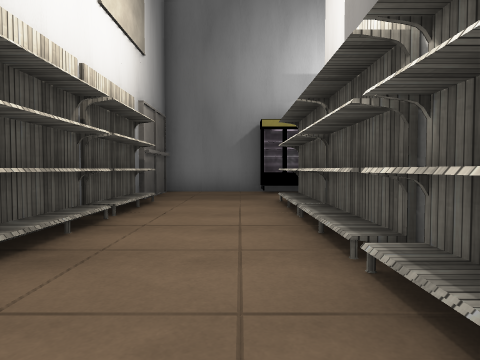
View 1 (above)

22 first-person views from a walk through a scene from a Unity 3-D project. The camera is 1.2 m above the floor, tilts 2° down and sees 75° across. The floor is counted in squares, 2 m on a side. Each view is taken from the middle of a square. On the plan, view 1 faces up. The plan holds only what a view shows up to about 9 squares ahead; the rest is blank. The place goes on beyond the plan. The player character is not drawn. Some surface patterns are stand-ins.

View 2
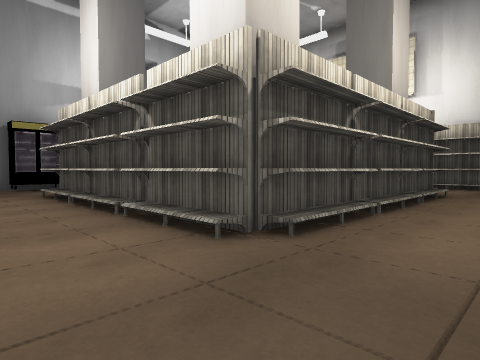

View 3
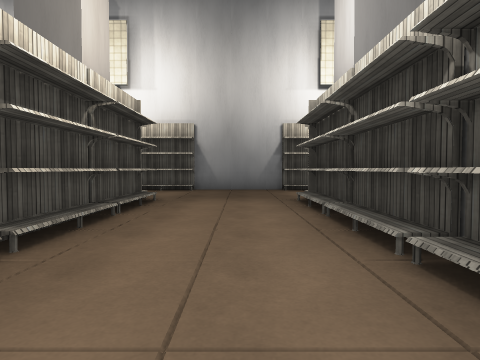

View 4
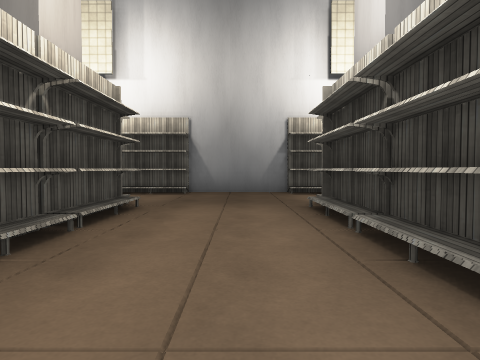

View 5
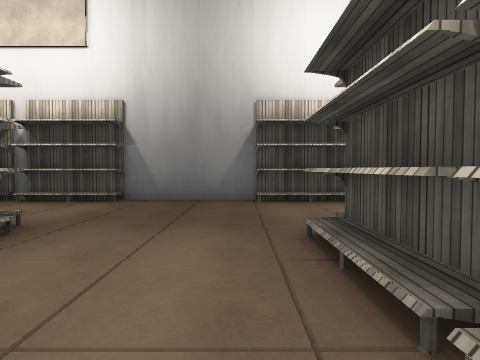

View 6
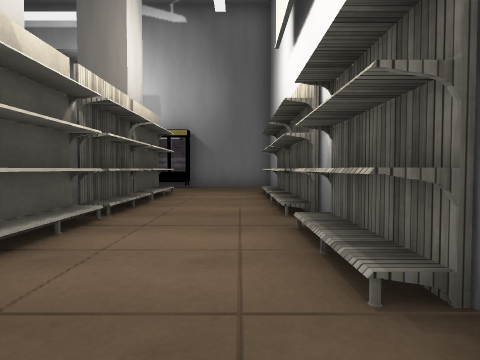

View 7
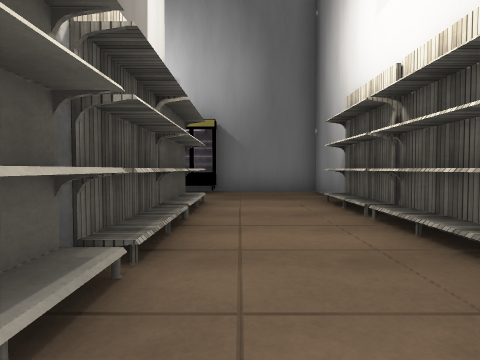

View 8
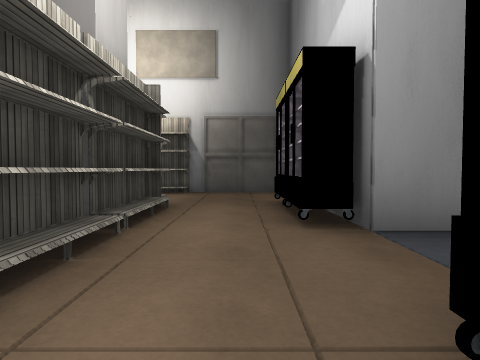

View 9
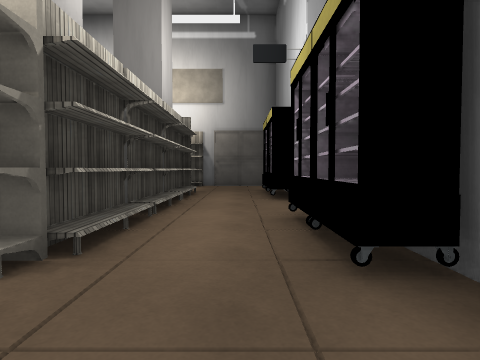

View 10
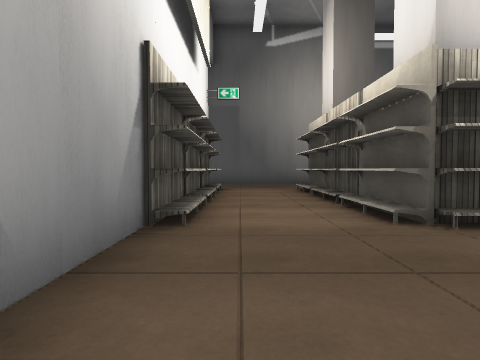

View 11
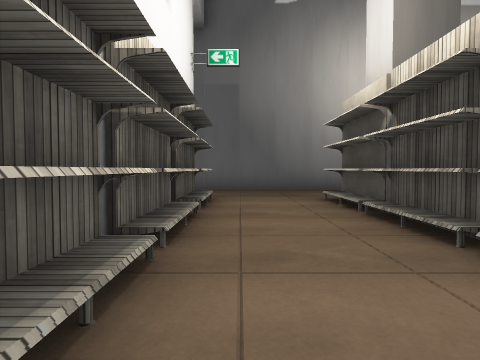

View 12
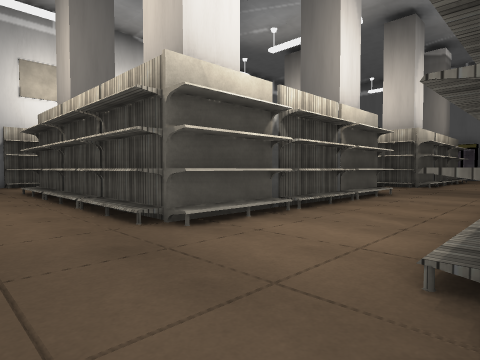

View 13
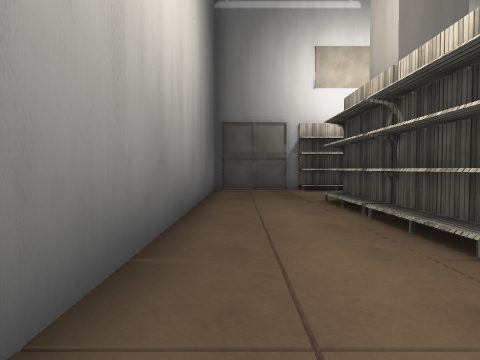

View 14
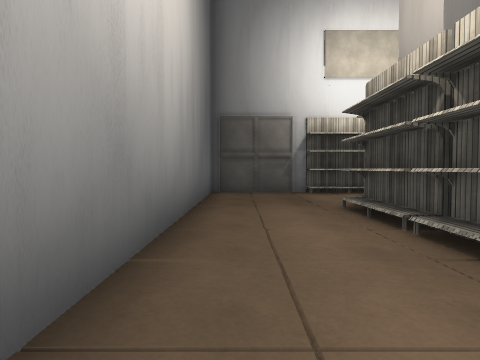

View 15
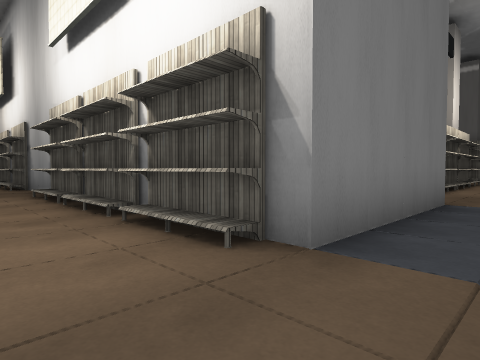

View 16
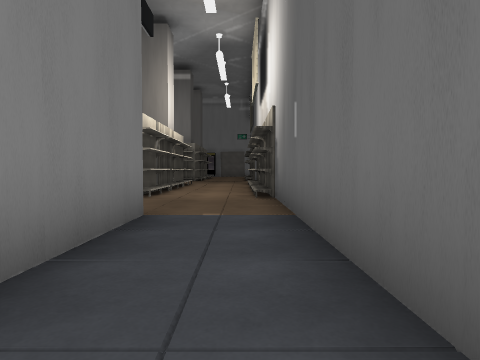

View 17
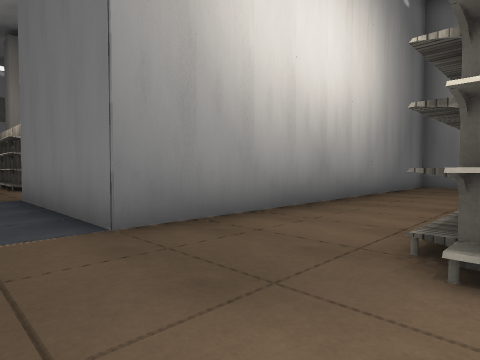

View 18
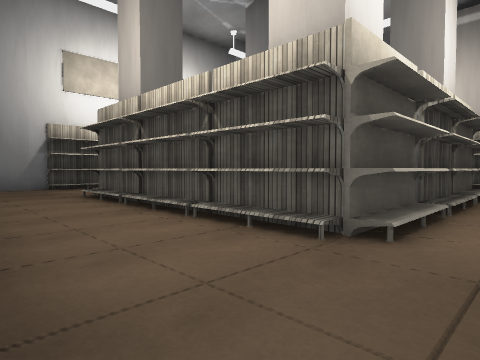

View 19
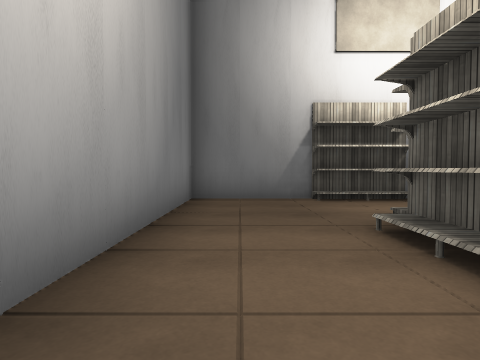

View 20
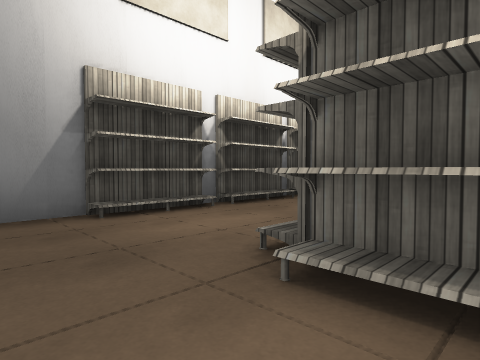

View 21
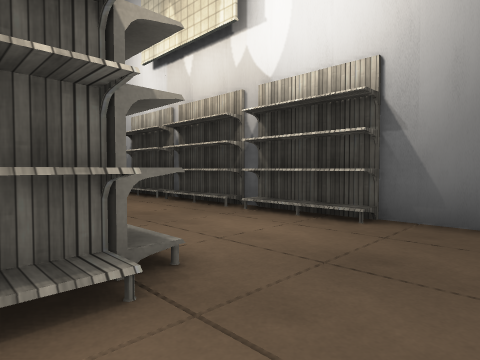

View 22
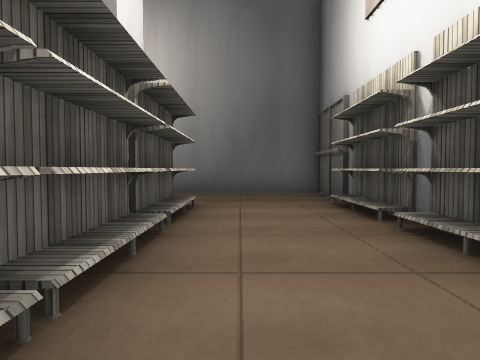

### Floor plan
Key: @ floor where view 1 was taken; # wall or solid block; . floor; S shelf; O other object.
Columns run from 2 left of view 1 to 19 right of it. Each row starts with its distance up from view 1.
  9 ###  #.   ###
  8 #..OO..OOO..#
  7 #...........#
  6 #...SSS.S...#
  5 S..S ####O..S
  4 #..#    ##..#
  3 S..S     S..S
  2 #..#     #..#
  1 #..S     O..#   ###
  0 S.@#S#S#S#..S   #..S#S
 -1 #...........#   #.....
 -2 #...........#   #....
 -3 #...SSS.S...#   #..#S
 -4 S..S ####O..S   #.S#
 -5 #..#    ##..#   #..#
 -6 S..S     S..S   #.S#
 -7 #..#     #..#   #..#
 -8 S..S     O..S   #.S#
 -9 #..#S#S#S#..#####..OOS
-10 #.....................
-11 #.....................
-12 ###################SSS

Where each view was taken, in squares from view 1:
view 1: 0 up, 0 right, facing up
view 2: 2 down, 1 left, facing up-right
view 3: 2 down, 1 right, facing right
view 4: 2 down, 2 right, facing right
view 5: 1 down, 4 right, facing left
view 6: 2 down, 9 right, facing up
view 7: 0 up, 8 right, facing up
view 8: 7 up, 6 right, facing left
view 9: 7 up, 9 right, facing left
view 10: 0 up, 9 right, facing down
view 11: 3 down, 9 right, facing down
view 12: 11 down, 10 right, facing up-left
view 13: 11 down, 7 right, facing left
view 14: 11 down, 6 right, facing left
view 15: 11 down, 8 right, facing up-right
view 16: 11 down, 10 right, facing right
view 17: 11 down, 17 right, facing up-left
view 18: 10 down, 14 right, facing up-right
view 19: 6 down, 15 right, facing up
view 20: 4 down, 15 right, facing up-right
view 21: 8 down, 15 right, facing down-right
view 22: 4 down, 0 right, facing down
